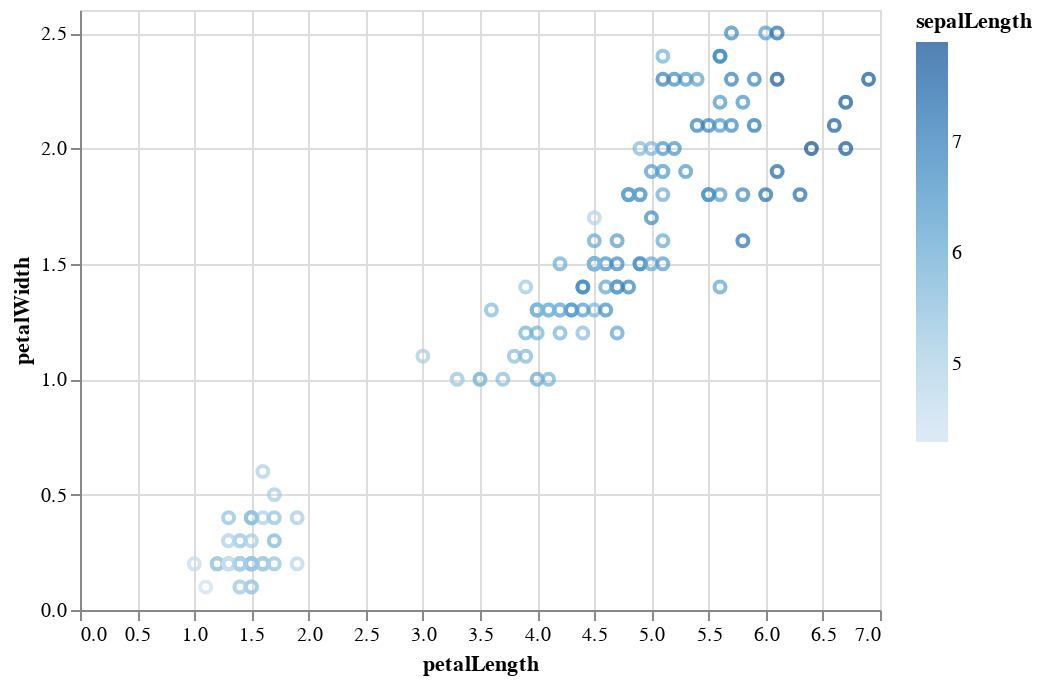

Notebook code for this chart:
### Markdown cell above
Notice that when we use a categorical value for color, it chooses an appropriate color map for categorical data.

Let's see what happens when we use a continuous color value:

### Code cell
alt.Chart(iris).mark_point().encode(
    x='petalLength',
    y='petalWidth',
    color='sepalLength'
)

### Figure 1 — Vega-Lite specification as saved in the notebook (floating-point values rounded to 4 significant figures; data arrays with more than 128 entries replaced by an {"elided": "..."} marker saying what was removed)
{"config": {"view": {"continuousWidth": 400, "continuousHeight": 300}}, "data": {"name": "data-a264acbd6e539a8b3afc0cb5f240fb57"}, "mark": "point", "encoding": {"color": {"field": "sepalLength", "type": "quantitative"}, "x": {"field": "petalLength", "type": "quantitative"}, "y": {"field": "petalWidth", "type": "quantitative"}}, "$schema": "https://vega.github.io/schema/vega-lite/v4.17.0.json", "datasets": {"data-a264acbd6e539a8b3afc0cb5f240fb57": {"elided": "150 records"}}}
